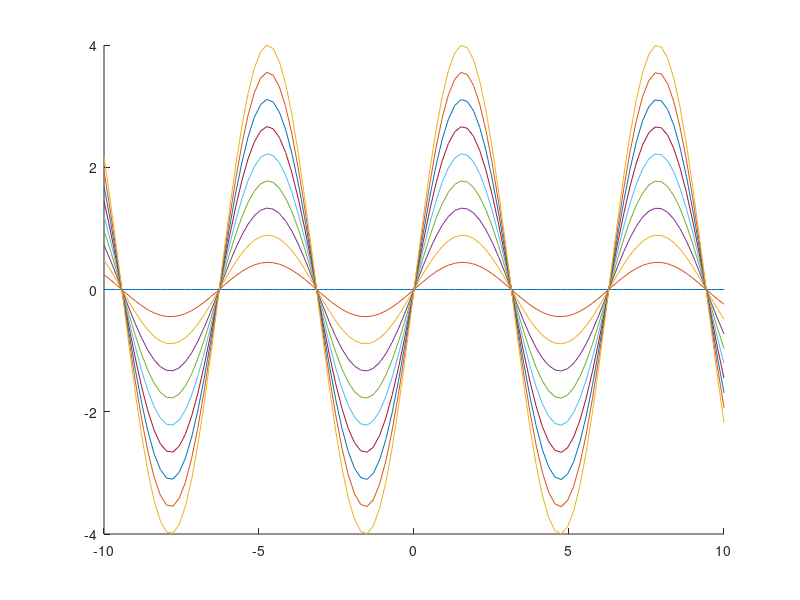

MATLAB code for this plot:
%Example if-else loop
A = 1;
if A>=0 
  r=sqrt(A/pi);
  fprintf('Der Radius eines Kreises mit Flaecheninhalt %d ist %d\n',A,r);
else
  fprintf('Der Flaecheninhalt %d ist negativ. \n', A);
end

%Beispiel 12.1 - quadratische Gleichung loesen

clear;
fprintf('\nBestimmung der reellen Loesungen der Gleichung ax^2+bx+c=0.\n');
a=input('a = ');
b=input('b = ');
c=input('c = ');

D = b^2-4*a*c;

if D<0
  fprintf('Die Gleichung hat keine reellen Loesungen. \n');
else
  x1 = (-b+sqrt(D))/(2*a);
  x2 = (-b-sqrt(D))/(2*a);  
  fprintf('Die reellen Loesungen der Gleichung ax^2+bx+c=0 sind %d und %d.\n',x1,x2);
end


%Beispiel 12.2 - BMI Rechner

clear;
fprintf('\nBestimmung des BMI \n');
h=input('Groesse in m = ');
m=input('Gewicht in kg = ');

bmi = m/h^2;

if bmi < 18.5
    fprintf('Ihr BMI ist %d - sie sind Untergewichtig! \n', bmi);
elseif bmi < 25
    fprintf('Ihr BMI ist %d - sie sind Normalgewichtig! \n', bmi);
elseif bmi < 30
    fprintf('Ihr BMI ist %d - sie sind bisschen fett! \n', bmi);
else
    fprintf('Ihr BMI ist %d - sie sind uebergewichtig! \n', bmi);
end

%Beispiel 12.3 - Operatoren
clear;

fprintf('\nPolarkoordinaten-Rechner\n');
r=input('r = ');
phi=input('phi = ');

if r>=0 && phi>-pi && phi<=pi
  x=r*cos(phi);
  y=r*sin(phi);
  fprintf('Die kartesischen Koordinaten von (r,phi)=(%d,%d) sind (x,y)=(%d,%d).\n',r,phi,x,y);
else
  fprintf('(r,phi)=(%d,%d) sind keine gueltigen Polarkoordinaten.\n',r,phi);
end

%Beispiel 12.4 - for-loop

clear;
fprintf('\nZahlen summieren mit for loop \n');

n= round(100*rand())
summe = 0;
for k=1:n
  summe = summe + k;
end
summe
n*(n+1)/2


%Beispiel 12.5 - Sinuskurven plotten

clear;
fprintf('\nSinuskurven plotten \n');

t = linspace(-10, 10,100);
hold on;
for A = linspace(0,4,10)
  y=A*sin(t);
  plot(t,y);
end
hold off;


%Beispiel 12.6 - e approximieren - while-loop

clear;
fprintf('\ne approximieren mit while loop \n');

toleranz = 5e-11;
summe = 1;
fakultaet=1;
k=1;
while abs(e-summe) >= toleranz
  fakultaet= fakultaet*k;
  summe=summe+1/fakultaet;
  k=k+1;
end
k = k-1
summe

%Beispiel 12.7 - Der Goldene Schnitt
clear;
fprintf('\nDer Goldene Schnitt \n');

toleranz=1e-5;
phi_alt=1; % Phi_0
phi_neu=1+1/phi_alt; % Phi_1
while abs((phi_neu-phi_alt)/phi_alt)>toleranz
  phi_alt=phi_neu; % Phi_{n-1}
  phi_neu=1+1/phi_alt; % Phi_n
end
phi_neu



%Beispiel 12.8 - Matrix definieren - verschachtelte Schleifen

clear;
fprintf('\nVerschachtelte Schleifen \n');

n=100;
for i=1:n
  for j=1:n
    Q(i,j)=sqrt(2/(n+1))*sin(i*j*pi/(n+1));
  end
end


